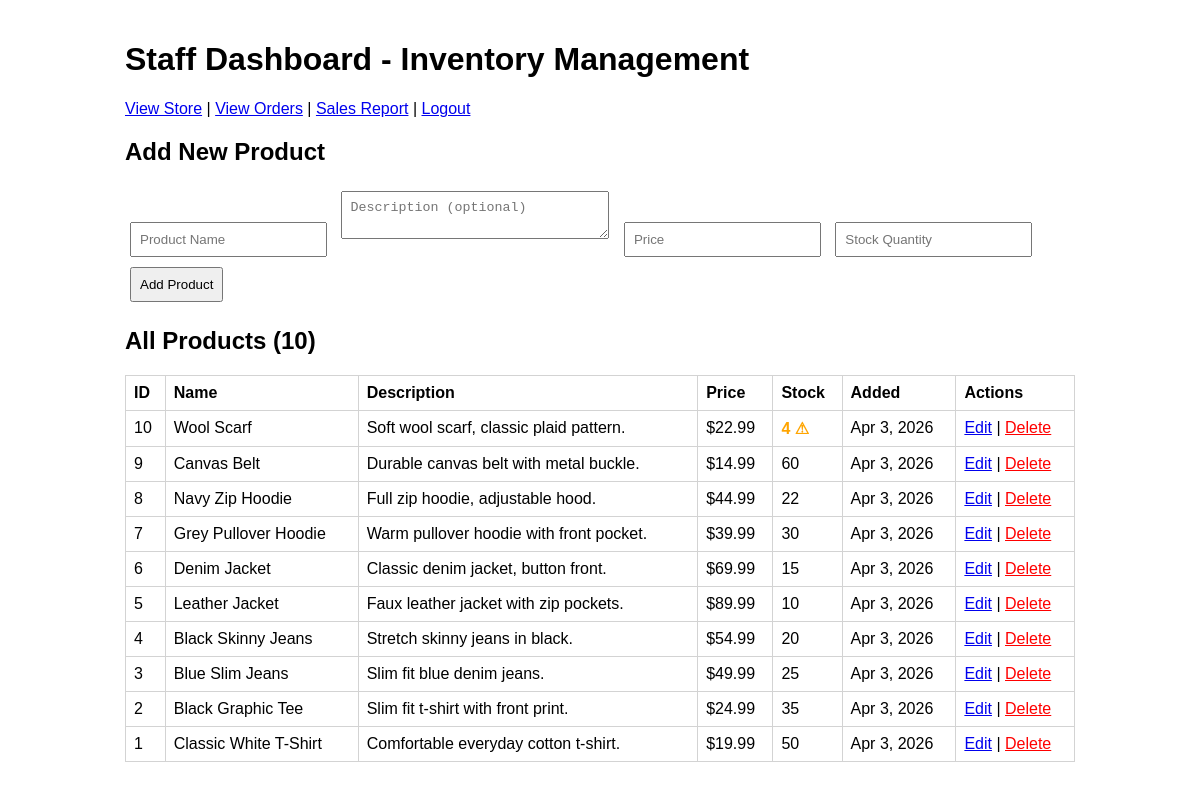
Page /staff.php (signed in) on the committed database.
### tables this page shows
CREATE TABLE IF NOT EXISTS products (
  id INT PRIMARY KEY AUTO_INCREMENT,
  name VARCHAR(255),
  description TEXT,
  price DECIMAL(10,2),
  stock INT DEFAULT 0,
  created_at TIMESTAMP DEFAULT CURRENT_TIMESTAMP
);

### staff.php (the view, shortened to what this page needs)
<?php
require "config.php";
$products = $pdo->query("SELECT * FROM products ORDER BY id DESC")->fetchAll();
?>
<!DOCTYPE html>
<html>
<head>
</head>
<body>
    <h1>Staff Dashboard - Inventory Management</h1>
    <p>
        <a href="products.php">View Store</a> |
        <a href="orders.php">View Orders</a> |
        <a href="report.php">Sales Report</a> |
        <a href="logout.php">Logout</a>
    </p>
    <h2>Add New Product</h2>
    <form method="POST">
        <input name="name" placeholder="Product Name" required>
        <textarea name="description" placeholder="Description (optional)" rows="2"></textarea>
        <input name="price" type="number" step="0.01" placeholder="Price" required>
        <input name="stock" type="number" placeholder="Stock Quantity" required>
        <button name="add">Add Product</button>
    </form>
    <h2>All Products (<?= count($products) ?>)</h2>
    <?php if (empty($products)): ?>
        <p>No products yet.</p>
    <?php else: ?>
        <table>
            <tr>
                <th>ID</th>
                <th>Name</th>
                <th>Description</th>
                <th>Price</th>
                <th>Stock</th>
                <th>Added</th>
                <th>Actions</th>
            </tr>
            <?php foreach ($products as $p): ?>
                <tr>
                    <td><?= $p["id"] ?></td>
                    <td><?= htmlspecialchars($p["name"]) ?></td>
                    <td><?= htmlspecialchars($p["description"] ?? "-") ?></td>
                    <td>$<?= number_format($p["price"], 2) ?></td>
                    <td class="<?= $p["stock"] <= 5 ? 'low-stock' : '' ?>">
                        <?= $p["stock"] ?>
                        <?= $p["stock"] <= 5 ? '⚠' : '' ?>
                    </td>
                    <td><?= date("M j, Y", strtotime($p["created_at"])) ?></td>
                    <td>
                        <a href="edit-product.php?id=<?= $p["id"] ?>">Edit</a> |
                        <a href="staff.php?delete=<?= $p["id"] ?>"
                           class="danger"
                           onclick="return confirm('Delete this product?')">Delete</a>
                    </td>
                </tr>
            <?php endforeach; ?>
        </table>
    <?php endif; ?>
</body>
</html>

### staff.php (style rules this page uses)
body { font-family: sans-serif; padding: 20px; max-width: 950px; margin: auto; }
table { width: 100%; border-collapse: collapse; margin: 20px 0; }
th, td { border: 1px solid lightgray; padding: 8px; text-align: left; }
form input, form textarea, form button { padding: 8px; margin: 5px; }
form textarea { width: 250px; }
.low-stock { color: orange; font-weight: bold; }
.danger { color: red; }

### rows in the picture
products: id "10", name "Wool Scarf", description "Soft wool scarf, classic plaid pattern.", price "22.99", stock "4", created_at "Apr 3, 2026"
products: id "9", name "Canvas Belt", description "Durable canvas belt with metal buckle.", price "14.99", stock "60", created_at "Apr 3, 2026"
products: id "8", name "Navy Zip Hoodie", description "Full zip hoodie, adjustable hood.", price "44.99", stock "22", created_at "Apr 3, 2026"
products: id "7", name "Grey Pullover Hoodie", description "Warm pullover hoodie with front pocket.", price "39.99", stock "30", created_at "Apr 3, 2026"
products: id "6", name "Denim Jacket", description "Classic denim jacket, button front.", price "69.99", stock "15", created_at "Apr 3, 2026"
products: id "5", name "Leather Jacket", description "Faux leather jacket with zip pockets.", price "89.99", stock "10", created_at "Apr 3, 2026"
products: id "4", name "Black Skinny Jeans", description "Stretch skinny jeans in black.", price "54.99", stock "20", created_at "Apr 3, 2026"
products: id "3", name "Blue Slim Jeans", description "Slim fit blue denim jeans.", price "49.99", stock "25", created_at "Apr 3, 2026"
products: id "2", name "Black Graphic Tee", description "Slim fit t-shirt with front print.", price "24.99", stock "35", created_at "Apr 3, 2026"
products: id "1", name "Classic White T-Shirt", description "Comfortable everyday cotton t-shirt.", price "19.99", stock "50", created_at "Apr 3, 2026"

### other values in the picture
count($products) "10"
